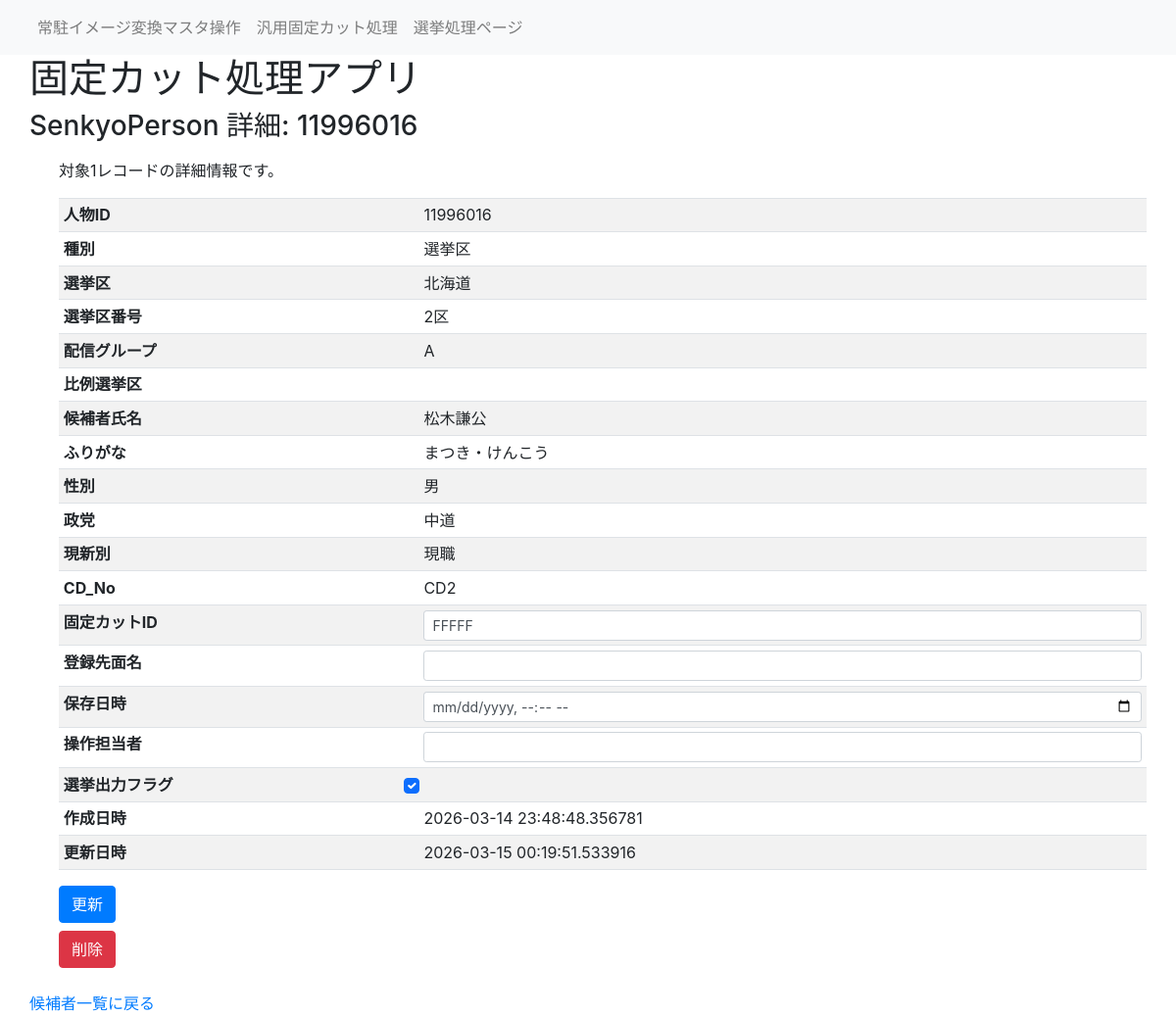
Page /senkyo_person_table_detail/11996016 on the committed database.
### fixedcut_app/models/senkyo_person.py (models this page shows)
class SenkyoPerson(db.Model):
    ___tablename__ = "SenkyoPerson"
    id = db.Column(db.Integer, primary_key=True) #候補者番号
    syubetu = db.Column(db.String(5)) #選挙種別(選挙区、比例、重複)
    senkyoku = db.Column(db.String(10)) #選挙区（福島）
    senkyokuNo = db.Column(db.String(5)) #選挙区番号（1区）
    sendGroup = db.Column(db.String(2)) #配信グループ（A～C）
    hirei = db.Column(db.String(10))  #比例選挙単位（東北ブロック）
    name = db.Column(db.String(20))  #氏名
    hurigana = db.Column(db.String(20))  #指名読み仮名
    name_jikai = db.Column(db.String(100))  #指名字解
    kyodo_name = db.Column(db.String(20))  #共同表記氏名
    seibetsu = db.Column(db.String(5))  #性別
    seito = db.Column(db.String(30))  #政党
    genshinbetu = db.Column(db.String(2))  #現新別
    facefilename = db.Column(db.String(100))  #顔写真ファイル名
    photo_date = db.Column(db.DateTime)  #撮影日
    CD_No = db.Column(db.String(5))  #配信CD
    fixedcutID = db.Column(db.String(20))  #固定カットID
    updateCount = db.Column(db.Integer) #更新回数
    store_date = db.Column(db.DateTime)  #保存日時
    MenName = db.Column(db.String(20)) #登録先面名
    operater = db.Column(db.String(20)) #操作担当者
    created_at = db.Column(db.DateTime, nullable=False, default=datetime.now)  # 作成日時
    updated_at = db.Column(db.DateTime, nullable=False, default=datetime.now, onupdate=datetime.now)  # 更新日時
    output_Flg = db.Column(db.Boolean, default=True) #選挙出力フラグ

### fixedcut_app/views.py (the view, shortened to what this page needs)
@app.route('/senkyo_person_table_detail/<int:id>', methods=['GET', 'POST'])
def senkyo_person_table_detail(id):
    person = db.session.query(SenkyoPerson).filter(SenkyoPerson.id == id).first()
    if person is None:
        return render_template('error_404.html'), 404
    return render_template('senkyo_person_table_detail.html', person=person)

### fixedcut_app/views.py (called while the page is built)
@app.before_request
def log_request():
    app.logger.info("Request: %s %s from %s", request.method, request.path, request.remote_addr)

### fixedcut_app/templates/senkyo_person_table_detail.html (shortened to what this page needs)
{% extends 'layout.html' %}
{% block header %}
<h3>SenkyoPerson 詳細: {{ person.id }}</h3>
{% endblock %}
{% block content %}
<div class="container mt-3">
    <p>対象1レコードの詳細情報です。</p>
    <div class="table-responsive">
        <form id="personDetailForm" action="{{ url_for('senkyo_person_table_detail', id=person.id) }}" method="POST">
            <table class="table table-striped table-hover table-sm">
                <tbody>
                    <tr><th>人物ID</th><td>{{ person.id }}</td></tr>
                    <tr><th>種別</th><td>{{ person.syubetu }}</td></tr>
                    <tr><th>選挙区</th><td>{{ person.senkyoku }}</td></tr>
                    <tr><th>選挙区番号</th><td>{{ person.senkyokuNo }}</td></tr>
                    <tr><th>配信グループ</th><td>{{ person.sendGroup }}</td></tr>
                    <tr><th>比例選挙区</th><td>{{ person.hirei }}</td></tr>
                    <tr><th>候補者氏名</th><td>{{ person.name }}</td></tr>
                    <tr><th>ふりがな</th><td>{{ person.hurigana }}</td></tr>
                    <tr><th>性別</th><td>{{ person.seibetsu }}</td></tr>
                    <tr><th>政党</th><td>{{ person.seito }}</td></tr>
                    <tr><th>現新別</th><td>{{ person.genshinbetu }}</td></tr>
                    <tr><th>CD_No</th><td>{{ person.CD_No }}</td></tr>
                    <tr>
                        <th>固定カットID</th>
                        <td><input type="text" class="form-control form-control-sm" name="fixedcutID" value="{{ person.fixedcutID or '' }}"></td>
                    </tr>
                    <tr>
                        <th>登録先面名</th>
                        <td><input type="text" class="form-control form-control-sm" name="MenName" value="{{ person.MenName or '' }}"></td>
                    </tr>
                    <tr>
                        <th>保存日時</th>
                        <td><input type="datetime-local" class="form-control form-control-sm" name="store_date" value="{{ person.store_date.strftime('%Y-%m-%dT%H:%M') if person.store_date else '' }}"></td>
                    </tr>
                    <tr>
                        <th>操作担当者</th>
                        <td><input type="text" class="form-control form-control-sm" name="operater" value="{{ person.operater or '' }}"></td>
                    </tr>
                    <tr>
                        <th>選挙出力フラグ</th>
                        <td>
                            <input type="checkbox" class="form-check-input" name="output_Flg" value="1" {% if person.output_Flg %}checked{% endif %}>
                        </td>
                    </tr>
                    <tr><th>作成日時</th><td>{{ person.created_at }}</td></tr>
                    <tr><th>更新日時</th><td>{{ person.updated_at }}</td></tr>
                </tbody>
            </table>
            <div class="mt-2">
                <button type="submit" class="btn btn-primary me-2">更新</button>
            </div>
        </form>
        <form id="personDeleteForm" action="{{ url_for('senkyo_person_delete', id=person.id) }}" method="POST" class="mt-2">
            <button type="submit" class="btn btn-danger">削除</button>
        </form>
    </div>
</div>
{% endblock %}
{% block footer %}
<a href="{{ url_for('senkyo_person_table') }}">候補者一覧に戻る</a>
{% endblock %}

### rows in the picture
SenkyoPerson: id "11996016", syubetu "選挙区", senkyoku "北海道", senkyokuNo "2区", sendGroup "A", name "松木謙公", hurigana "まつき・けんこう", seibetsu "男", seito "中道", genshinbetu "現職", CD_No "CD2", fixedcutID "FFFFF", output_Flg "☑", created_at "2026-03-14 23:48:48.356781", updated_at "2026-03-15 00:19:51.533916"
